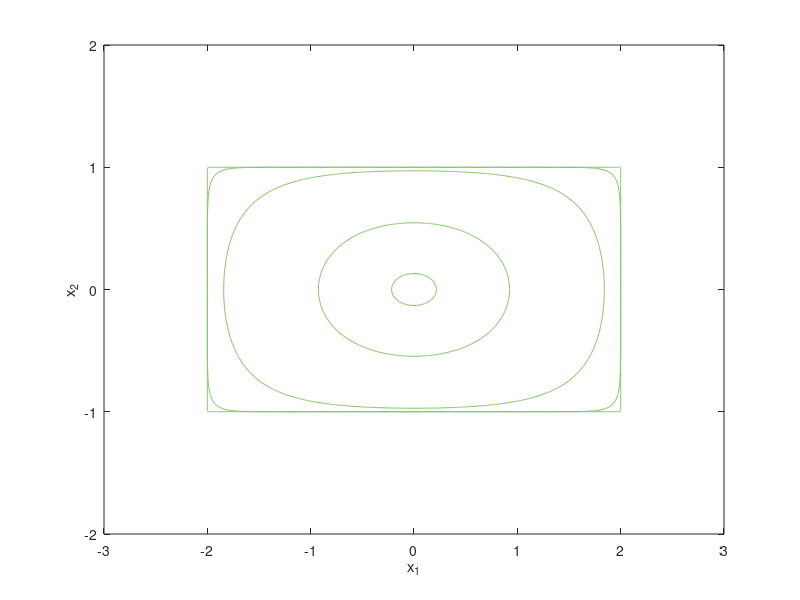

Write the MATLAB code that produced this figure.
% Illustration from the lecture
%
% Oliver Stein: Konvexe Analysis, Karlsruhe Institute of Technology (KIT)
% WiSe 2014/15
%
X1=-3:.01:3;
X2=-2:.01:2;
[x1,x2]=meshgrid(X1,X2);
colormap('summer')
contour(x1,x2,max(x1-2,max(x2-1,max(-x1-2,-x2-1))),[0 0])
hold on
for t=[.99 .9 .5 .1]
   contour(x1,x2,t*log(exp((x1-2)/t)+exp((x2-1)/t)+exp((-x1-2)/t)+exp((-x2-1)/t)),[0 0])
end
hold off
xlabel('x_1')
ylabel('x_2')
